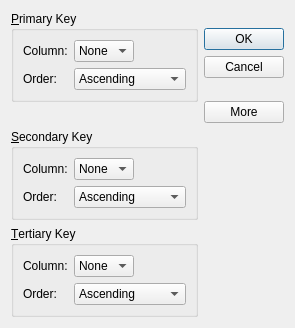
<?xml version="1.0" encoding="UTF-8"?>
<ui version="4.0">
 <class>sortDialog</class>
 <widget class="QDialog" name="sortDialog">
  <property name="geometry">
   <rect>
    <x>0</x>
    <y>0</y>
    <width>295</width>
    <height>328</height>
   </rect>
  </property>
  <property name="windowTitle">
   <string>Sort Dialog</string>
  </property>
  <layout class="QGridLayout" name="gridLayout_4">
   <item row="0" column="0">
    <widget class="QGroupBox" name="primaryGroupBox">
     <property name="title">
      <string>&amp;Primary Key</string>
     </property>
     <layout class="QGridLayout" name="gridLayout">
      <item row="0" column="0">
       <widget class="QLabel" name="label_7">
        <property name="text">
         <string>Column:</string>
        </property>
       </widget>
      </item>
      <item row="0" column="1">
       <widget class="QComboBox" name="primaryColumnCombo">
        <item>
         <property name="text">
          <string>None</string>
         </property>
        </item>
       </widget>
      </item>
      <item row="0" column="2">
       <spacer name="horizontalSpacer">
        <property name="orientation">
         <enum>Qt::Horizontal</enum>
        </property>
        <property name="sizeHint" stdset="0">
         <size>
          <width>40</width>
          <height>20</height>
         </size>
        </property>
       </spacer>
      </item>
      <item row="1" column="0">
       <widget class="QLabel" name="label_8">
        <property name="text">
         <string>Order:</string>
        </property>
       </widget>
      </item>
      <item row="1" column="1" colspan="2">
       <widget class="QComboBox" name="primaryOrderCombo">
        <item>
         <property name="text">
          <string>Ascending</string>
         </property>
        </item>
        <item>
         <property name="text">
          <string>Dscending</string>
         </property>
        </item>
       </widget>
      </item>
     </layout>
    </widget>
   </item>
   <item row="0" column="1" rowspan="2">
    <layout class="QVBoxLayout" name="verticalLayout">
     <item>
      <spacer name="verticalSpacer_3">
       <property name="orientation">
        <enum>Qt::Vertical</enum>
       </property>
       <property name="sizeHint" stdset="0">
        <size>
         <width>20</width>
         <height>13</height>
        </size>
       </property>
      </spacer>
     </item>
     <item>
      <widget class="QPushButton" name="okButton">
       <property name="text">
        <string>OK</string>
       </property>
       <property name="default">
        <bool>true</bool>
       </property>
      </widget>
     </item>
     <item>
      <widget class="QPushButton" name="cancelButton">
       <property name="text">
        <string>Cancel</string>
       </property>
      </widget>
     </item>
     <item>
      <spacer name="verticalSpacer">
       <property name="orientation">
        <enum>Qt::Vertical</enum>
       </property>
       <property name="sizeHint" stdset="0">
        <size>
         <width>77</width>
         <height>13</height>
        </size>
       </property>
      </spacer>
     </item>
     <item>
      <widget class="QPushButton" name="moreButton">
       <property name="text">
        <string>More</string>
       </property>
       <property name="checkable">
        <bool>true</bool>
       </property>
       <property name="checked">
        <bool>false</bool>
       </property>
      </widget>
     </item>
    </layout>
   </item>
   <item row="1" column="0">
    <spacer name="verticalSpacer_2">
     <property name="orientation">
      <enum>Qt::Vertical</enum>
     </property>
     <property name="sizeHint" stdset="0">
      <size>
       <width>20</width>
       <height>47</height>
      </size>
     </property>
    </spacer>
   </item>
   <item row="2" column="0">
    <widget class="QGroupBox" name="secondaryGroupBox">
     <property name="title">
      <string>&amp;Secondary Key</string>
     </property>
     <layout class="QGridLayout" name="gridLayout_2">
      <item row="0" column="0">
       <widget class="QLabel" name="label_9">
        <property name="text">
         <string>Column:</string>
        </property>
       </widget>
      </item>
      <item row="0" column="1">
       <widget class="QComboBox" name="secondaryColumnCombo">
        <item>
         <property name="text">
          <string>None</string>
         </property>
        </item>
       </widget>
      </item>
      <item row="0" column="2">
       <spacer name="horizontalSpacer_2">
        <property name="orientation">
         <enum>Qt::Horizontal</enum>
        </property>
        <property name="sizeHint" stdset="0">
         <size>
          <width>40</width>
          <height>20</height>
         </size>
        </property>
       </spacer>
      </item>
      <item row="1" column="0">
       <widget class="QLabel" name="label_10">
        <property name="text">
         <string>Order:</string>
        </property>
       </widget>
      </item>
      <item row="1" column="1" colspan="2">
       <widget class="QComboBox" name="secondaryOrderCombo">
        <item>
         <property name="text">
          <string>Ascending</string>
         </property>
        </item>
        <item>
         <property name="text">
          <string>Dscending</string>
         </property>
        </item>
       </widget>
      </item>
     </layout>
    </widget>
   </item>
   <item row="3" column="0">
    <widget class="QGroupBox" name="tertiaryGroupBox">
     <property name="title">
      <string>&amp;Tertiary Key</string>
     </property>
     <layout class="QGridLayout" name="gridLayout_3">
      <item row="0" column="0">
       <widget class="QLabel" name="label_11">
        <property name="text">
         <string>Column:</string>
        </property>
       </widget>
      </item>
      <item row="0" column="1">
       <widget class="QComboBox" name="tertiaryColumnCombo">
        <item>
         <property name="text">
          <string>None</string>
         </property>
        </item>
       </widget>
      </item>
      <item row="0" column="2">
       <spacer name="horizontalSpacer_3">
        <property name="orientation">
         <enum>Qt::Horizontal</enum>
        </property>
        <property name="sizeHint" stdset="0">
         <size>
          <width>40</width>
          <height>20</height>
         </size>
        </property>
       </spacer>
      </item>
      <item row="1" column="0">
       <widget class="QLabel" name="label_12">
        <property name="text">
         <string>Order:</string>
        </property>
       </widget>
      </item>
      <item row="1" column="1" colspan="2">
       <widget class="QComboBox" name="tertiaryOrderCombo">
        <item>
         <property name="text">
          <string>Ascending</string>
         </property>
        </item>
        <item>
         <property name="text">
          <string>Dscending</string>
         </property>
        </item>
       </widget>
      </item>
     </layout>
    </widget>
   </item>
  </layout>
 </widget>
 <tabstops>
  <tabstop>primaryColumnCombo</tabstop>
  <tabstop>primaryOrderCombo</tabstop>
  <tabstop>secondaryColumnCombo</tabstop>
  <tabstop>secondaryOrderCombo</tabstop>
  <tabstop>tertiaryColumnCombo</tabstop>
  <tabstop>tertiaryOrderCombo</tabstop>
  <tabstop>okButton</tabstop>
  <tabstop>cancelButton</tabstop>
  <tabstop>moreButton</tabstop>
 </tabstops>
 <resources/>
 <connections>
  <connection>
   <sender>okButton</sender>
   <signal>clicked()</signal>
   <receiver>sortDialog</receiver>
   <slot>accept()</slot>
   <hints>
    <hint type="sourcelabel">
     <x>244</x>
     <y>25</y>
    </hint>
    <hint type="destinationlabel">
     <x>232</x>
     <y>96</y>
    </hint>
   </hints>
  </connection>
  <connection>
   <sender>cancelButton</sender>
   <signal>clicked()</signal>
   <receiver>sortDialog</receiver>
   <slot>reject()</slot>
   <hints>
    <hint type="sourcelabel">
     <x>271</x>
     <y>49</y>
    </hint>
    <hint type="destinationlabel">
     <x>276</x>
     <y>96</y>
    </hint>
   </hints>
  </connection>
  <connection>
   <sender>moreButton</sender>
   <signal>toggled(bool)</signal>
   <receiver>secondaryGroupBox</receiver>
   <slot>setVisible(bool)</slot>
   <hints>
    <hint type="sourcelabel">
     <x>232</x>
     <y>149</y>
    </hint>
    <hint type="destinationlabel">
     <x>196</x>
     <y>192</y>
    </hint>
   </hints>
  </connection>
  <connection>
   <sender>moreButton</sender>
   <signal>toggled(bool)</signal>
   <receiver>tertiaryGroupBox</receiver>
   <slot>setVisible(bool)</slot>
   <hints>
    <hint type="sourcelabel">
     <x>255</x>
     <y>145</y>
    </hint>
    <hint type="destinationlabel">
     <x>187</x>
     <y>292</y>
    </hint>
   </hints>
  </connection>
 </connections>
</ui>
